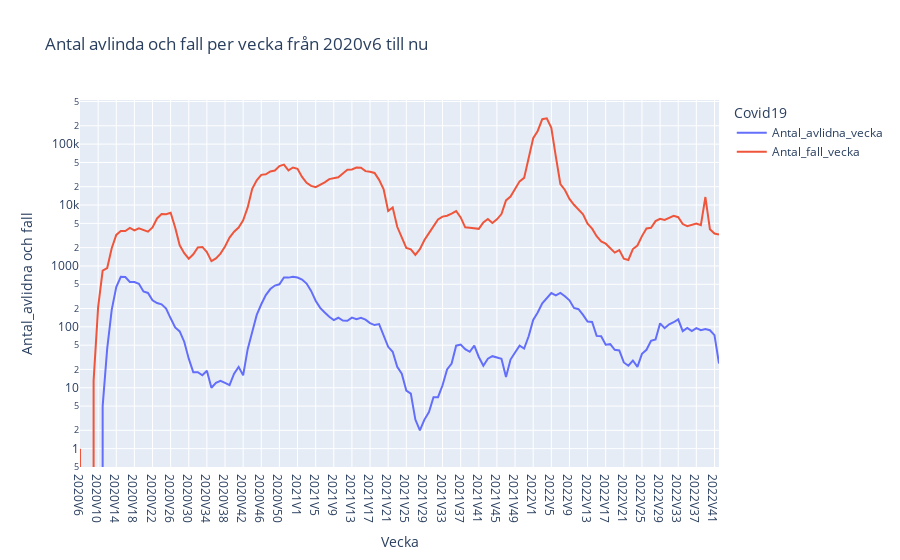

The notebook cell this image was saved under:
### Code cell
fig = px.line(
    df,
    x="Vecka",
    y=["Antal_avlidna_vecka", "Antal_fall_vecka"],
    labels = {"Vecka":"Vecka","value":"Antal_avlidna och fall", "variable": "Covid19"},
    log_y=True,
    title="Antal avlinda och fall per vecka från 2020v6 till nu",
)
fig.show()
# fig.write_html("uppgift 1e.html", auto_open = True)

### Figure 1 — Plotly figure (JSON) as saved in the notebook; plotly's stock layout.template omitted (floating-point values rounded to 4 significant figures; data arrays with more than 128 entries replaced by an {"elided": "..."} marker saying what was removed)
{"data": [{"hovertemplate": "Covid19=Antal_avlidna_vecka<br>Vecka=%{x}<br>Antal_avlidna och fall=%{y}<extra></extra>", "legendgroup": "Antal_avlidna_vecka", "line": {"color": "#636efa", "dash": "solid"}, "marker": {"symbol": "circle"}, "mode": "lines", "name": "Antal_avlidna_vecka", "orientation": "v", "showlegend": true, "type": "scatter", "x": {"elided": "142 str values"}, "xaxis": "x", "y": {"elided": "142 int values"}, "yaxis": "y"}, {"hovertemplate": "Covid19=Antal_fall_vecka<br>Vecka=%{x}<br>Antal_avlidna och fall=%{y}<extra></extra>", "legendgroup": "Antal_fall_vecka", "line": {"color": "#EF553B", "dash": "solid"}, "marker": {"symbol": "circle"}, "mode": "lines", "name": "Antal_fall_vecka", "orientation": "v", "showlegend": true, "type": "scatter", "x": {"elided": "142 str values"}, "xaxis": "x", "y": {"elided": "142 int values"}, "yaxis": "y"}], "layout": {"legend": {"title": {"text": "Covid19"}, "tracegroupgap": 0}, "title": {"text": "Antal avlinda och fall per vecka från 2020v6 till nu"}, "xaxis": {"anchor": "y", "domain": [0, 1], "title": {"text": "Vecka"}}, "yaxis": {"anchor": "x", "domain": [0, 1], "title": {"text": "Antal_avlidna och fall"}, "type": "log"}}}
